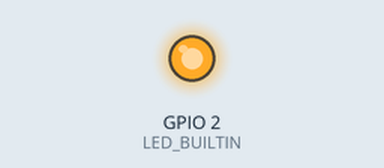
This sketch was run on a simulated ESP8266 (NodeMCU). On the bench: output pins drawn as LEDs (lit = HIGH, except the on-board LED, lit = LOW). WiFi joins after 1.5 s; servers stay silent unless stated; no MQTT or app messages arrive unless stated.

Above: at 2.1 s.
At 4.1 s:
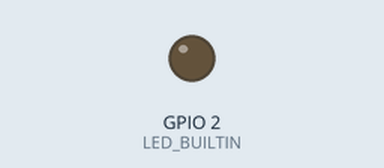
Timing chart, 0 to 5.6 s (numbered marks = the images above):
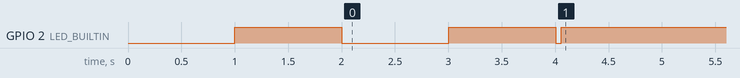

The sketch:

espSeatalkRx.ino
```cpp
#include <ESP8266WiFi.h>
#include <PubSubClient.h>
#include <ArduinoOTA.h>

char apCount = 1;
char apAt = 1;
char *ap_ssid[] = {  "DIRECT-7u-SecureTether-svOiysh7" , "HUAWEI Y7a"           };
char *ap_pass[] = {  "9egHgaWh",                        "srytyfrytybangbang"  };
char mqAt = 1;
bool apOk = false;
char *mq_server[] = { "192.168.49.1", "192.168.43.1"  };
int mq_port = 10883;
char *mqClient = "espSTRX";
#define MQMSG_BUFFER_SIZE  (50)
char mqmsg[MQMSG_BUFFER_SIZE];
bool ledStatus = false;

int apReconnects = 0;
int mqReconnects = 0;
int uaErr = 0;

long iter = 0;

long swUpTo = 0;
long ticker = 0;

WiFiClient espClient;
PubSubClient client(espClient);


void ph(String msg){
  client.publish(
      String( String(mqClient)+"/sto" ).c_str(),
      String( msg ).c_str()
      );
}
void phnl(String msg){
  ph( msg+"\n" );
}


String uamsg = "";


char* tmpPayload;
long swFor = 0;
void mqcallback(char* topic, byte* payload, unsigned int length){

  tmpPayload = (char*)payload;
  tmpPayload[length] = 0;
  String str = String(tmpPayload);

  client.publish(
    String( String(mqClient)+"/gotCmd" ).c_str(),
    String( "topic["+String(topic)+"] msg["+str+"]" ).c_str()
    );

  if( String( topic ) == String("espSTRX/cmd") ){
    ph("yes got cmd");
    if( str == String("led:On") ){
      ledOn();
      delay(300);
      ph("yes led on");
    }else if( str == String("led:Off") ){
      ledOff();
      delay(300);
      ph("yes led off");
    }


  }


}

void setMqtt(){
  client.setServer(mq_server[apAt], mq_port);
  client.setCallback( mqcallback );
}

void ledOff(){
  digitalWrite( LED_BUILTIN, HIGH);
  ledStatus = false;
}

void ledOn(){
  digitalWrite( LED_BUILTIN, LOW);
  ledStatus = true;
}

void ledToggle(){
  if( ledStatus ){
    ledOff();
  }else{
    ledOn();
  }

}


void setup() {
  // put your setup code here, to run once:

  delay(1000);


  pinMode(1,FUNCTION_3);
  pinMode(3,FUNCTION_3);


  pinMode(LED_BUILTIN, OUTPUT);
  ledOff();
  /*pinMode(5, OUTPUT);
  digitalWrite( 5, HIGH);
  pinMode(4, OUTPUT);
  digitalWrite( 4, HIGH);
  pinMode(14, OUTPUT);
  digitalWrite( 14, HIGH);
  pinMode(12, OUTPUT);
  digitalWrite( 12, HIGH);
  */


  WiFi.mode(WIFI_STA);

  delay(1000);

  ArduinoOTA.setHostname(mqClient);
  ArduinoOTA.setPassword("pimpimpampam");
  ArduinoOTA.onStart([]() {
    String type;
    if (ArduinoOTA.getCommand() == U_FLASH) {
      type = "sketch";
    } else { // U_FS
      type = "filesystem";
    }

  });
  ArduinoOTA.onEnd([]() {
  });
  ArduinoOTA.onProgress([](unsigned int progress, unsigned int total) {
  });
  ArduinoOTA.onError([](ota_error_t error) {
  });
  ArduinoOTA.begin();


}

char apMaxLoops = 15;
char apLoop = 0;
bool doWifi(){
  if( WiFi.status() != WL_CONNECTED ){
    apOk = false;
    apReconnects++;
    phnl("WiFi try to connect to...");
    phnl(ap_ssid[apAt]);
    WiFi.begin( ap_ssid[apAt], ap_pass[apAt] );
    apOk = false;
    for( apLoop=0; apLoop<apMaxLoops; apLoop++ ){
      ledToggle();
      delay(1000);
      ph(".");
      if (WiFi.status() == WL_CONNECTED) {
        apOk = true;

        setMqtt();

        break;
      }
    }
    if( apOk == false ){
      phnl("WiFi not found try different next time");
      apAt++;
      if( apAt > apCount )
        apAt = 0;
      return false;
    }else{
      ph( "status...");
      phnl( String((int)WiFi.status()) );
      ph( "ip...");
      phnl( WiFi.localIP().toString() );
      ledOff();
      return true;
    }

  }else
    return true;

}

char mqRecMax = 10;
char mqLoop = 0;
bool mqReconnect() {
  // Loop until we're reconnected
  mqLoop = 0;
  while (!client.connected()) {
    ph("Attempting MQTT connection...");
    ledToggle();
    if( mqLoop>mqRecMax)
      return false;

    if (client.connect(String(mqClient).c_str())) {
      ph("connected");
      String topic = String(mqClient)+"/cmd";
      client.subscribe( topic.c_str() );
      //client.subscribe( "NR/ap/tillerBy" );

      client.publish(
        String( String(mqClient)+"/status/apReconnects" ).c_str(),
        String( apReconnects ).c_str()
        );
      client.publish(
        String( String(mqClient)+"/status/mqReconnects" ).c_str(),
        String( mqReconnects ).c_str()
        );
      ledOff();
      return true;

    } else {
      ph("failed, rc=");
      ph( String( (char*)client.state() ) );
      phnl(" try again in 1 seconds");
      // Wait 5 seconds before retrying
      delay(1000);
      mqLoop++;
    }
  }
  return true;
}

bool doMqtt(){
  if (!client.connected()) {
    mqReconnects++;
    return mqReconnect();

  }else{
    client.loop();
    return true;
  }

}


void doUart(){

  /*
  if( Serial.available() ){
    uamsg = Serial.readStringUntil('\n');
    Serial.flush();


    }else{
      client.publish(
        String( String(mqClient)+"/suart/raw" ).c_str(),
        uamsg.c_str()
        );
      uaErr++;
      client.publish(
        String(String(mqClient)+"/suart/chkSumErr").c_str(),
        String(uaErr).c_str()
        );


  }
  */
}

int pushIter = 0;
void loop() {
  ArduinoOTA.handle();

  if( doWifi() ){
    if( doMqtt() ){
      if( (iter%500000) == 0 )
        client.publish(
          String(String(mqClient)+"/cpu/percent").c_str(),
          String(pushIter++).c_str()
          );

      //doUart();

    }


  }


  iter++;
  //delay(1);
}
```

Measured:
- by itself, GPIO 2 (LED_BUILTIN): HIGH → LOW at 2.0 s, → HIGH 1.0 s later, → LOW 1.0 s later, → HIGH 0.05 s later
